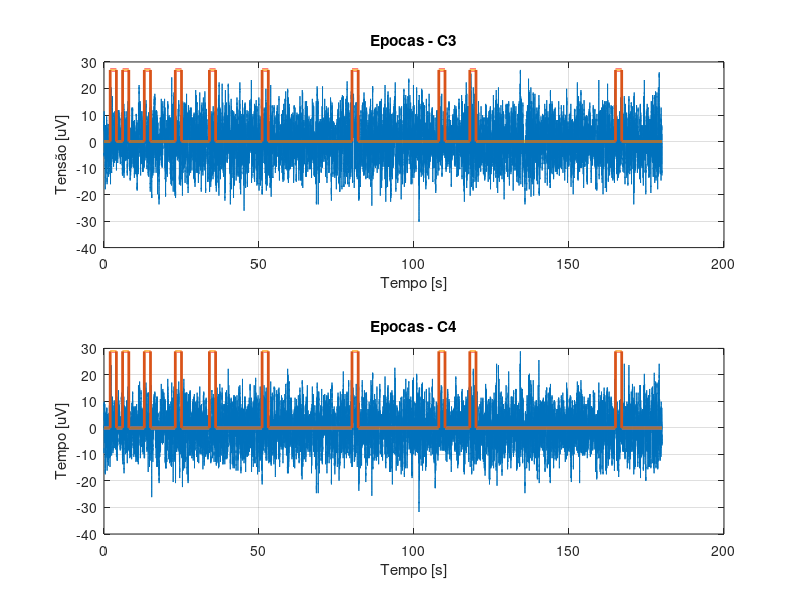

Write the MATLAB code that produced this figure. (Note: this script raises an error after producing the figure.)
% ------------------------------------------------------------------------------
% FEDERAL UNIVERSITY OF UBERLANDIA
% Faculty of Electrical Engineering
% Biomedical Engineering Lab
% ------------------------------------------------------------------------------
% Author: Italo Gustavo Sampaio Fernandes
% Contact: italogsfernandes@gmail.com
% Git: www.github.com/italogfernandes
% ---------------------d---------------------------------------------------------
% Decription:
% ------------------------------------------------------------------------------
% Info Variavéis:
% 'Variável:' 'Informacao:';
% 'canais_ordem' 'Matriz de nomes dos canais, tem correspondência direta linha a linha com "xn"';
% 'T' 'Período de amostragem (baseado na taxa de amostragem) em segundos';
% 'fa' 'Taxa de amostragem da coleta (em Hz)';
% 'xn' 'Matriz de valores para os canais -> Correspondência direta linha a linha com "canais_ordem". Valores em uV do EEG naquela amostra';
% 'N' 'Quantidade de amostras por canal';'n_canais' 'Quantidade de canais na matriz "xn"';
% 'tempo_total' 'tempo total do exame (em segudos)';
% 't' 'vetor tempo para plotagem (em segundos)'
% 
% Canais Ordem:
% 1     2       3       4       5       6       7       8       9       10
% 'F5—' 'F61'   'FFa'   'Fp—'   'F22'   'Fp1'   'F11'   'T7O'   'C31'   'Cz2'
% 11    12      13      14      15      16      17      18      19      20
% 'C42' 'T81'   'T3—'   'C31'   'Pz2'   'C42'   'T41'   'O31'   'Oz2'   'O42'
% 21
% 'Cz2'
%
% Em aula foram utilizados os eletrodos 14 e 16. (C31 e C42)

%% Adding the path to the Destro's codes and .mat files
addpath('../datasets','../codigos_destro')

%% Clearing the enviroment
clear; close all; clc;

%% Loading the data
load('EEG_Metrologia.mat');

%% Choosing 2 Electrodes
C3 = xn(9, :);
C4 = xn(11, :);

%% Cleanning
clear('canais_ordem', 'info_variaveis', 'N', 'n_canais', 'tempo_total', 'xn');

%% Optional: Plotting the data
subplot(2,1,1);
plot(t, C3);
title('Loaded Data - C3');
xlabel('Time [s]');
ylabel('Tensão [uV]');
grid on;

subplot(2,1,2);
plot(t, C4);
title('Loaded Data - C4');
xlabel('Time [s]');
ylabel('Tensão [uV]');
grid on;

%% Splitting the data
% Vetor do inicio das epocas
tE = [2, 6, 13, 23, 34, 51, 80, 108, 118, 165];
epochs = zeros(size(C3));
qntE = length(tE);
dE = 2;
C3E = zeros(qntE, dE * fa + 1);
C4E = zeros(qntE, dE * fa + 1);
for ii=1:qntE
    C3E(ii,:) = C3(1, (tE(ii)*fa):((tE(ii) + dE)*fa));
    C4E(ii,:) = C4(1, (tE(ii)*fa):((tE(ii) + dE)*fa));
    epochs((tE(ii)*fa):((tE(ii) + dE)*fa)) = ones(1,dE * fa + 1);
end
t_cada_epoca = 0:T:dE;

%% Oprtional: Plotting the data with the epochs
subplot(2,1,1);
plot(t, C3); hold on;
plot(t, epochs*max(C3), 'linewidth', 2);
title('Epocas - C3');
xlabel('Tempo [s]');
ylabel('Tensão [uV]');
grid on;

subplot(2,1,2);
plot(t, C4); hold on;
plot(t, epochs*max(C4), 'linewidth', 2);
title('Epocas - C4');
xlabel('Tempo [s]');
ylabel('Tempo [uV]');
grid on;


%% Auto Correlation Matriz

[C3Rx, C3Tx] = autocorr_matriz(C3, fa);
[C4Rx, C4Tx] = autocorr_matriz(C4, fa);
[C3ERx, C3ETx] = autocorr_matriz(C3E, fa);
[C4ERx, C4ETx] = autocorr_matriz(C4E, fa);

%% Oprtional: Plotting the epoch
figure('NumberTitle', 'off', 'Name', 'Epocas de C3');
for ii=1:qntE
    subplot(5,2,ii);
    plot(t_cada_epoca, C3E(ii, :));
    title(['Epoca: ' int2str(tE(ii)) ' s']);
    grid on;
end
figure('NumberTitle', 'off', 'Name', 'Epocas de C4');
for ii=1:qntE
    subplot(5,2,ii);
    plot(t_cada_epoca, C4E(ii, :));
    title(['Epoca: ' int2str(tE(ii)) ' s']);
    grid on;
end

%% Calculating PSD (Power Spectrum Density)
[C3XM, ~, C3f] = DFT(C3Rx, C3Tx, 1/(C3Tx(2) - C3Tx(1)));
[C4XM, ~, C4f] = DFT(C4Rx, C4Tx, 1/(C4Tx(2) - C4Tx(1)));
% Corrigindo a tensão com 10-9
% TODO: Explicar o porque desse fator de correção
C3XM = C3XM .* 10E-9;
C4XM = C4XM .* 10E-9;

%% Calculating PSD (Power Spectrum Density) "Epocas"
[C3EXM, ~, C3Ef] = DFT(C3ERx, C3ETx, 1/(C3ETx(2) - C3ETx(1)));
[C4EXM, ~, C4Ef] = DFT(C4ERx, C4ETx, 1/(C4ETx(2) - C4ETx(1)));
% Corrigindo a tensão com 10-9
% TODO: Explicar o porque desse fator de correção
C3EXM = C3EXM .* 10E-9;
C4EXM = C4EXM .* 10E-9;

%% Optional: Plotting the PSD 
fig = figure();
set(fig,'Position', [1, 1, 400, 300]);
plot(C3f, C3XM, 'linewidth', 2);
title('Espectro', 'fontsize', 16);
ylabel('|X| [W/Hz]', 'fontsize', 18);
xlabel('F [Hz]', 'fontsize', 18);
xlim([0, 100]);
%hold on;
%plot(C4f, C4XM, 'linewidth', 2);
grid on;
%legend('C3','C4');

%% Optional: Plotting the PSD 
fig = figure();
%set(fig,'Position', [1, 1, 400, 300]);
plot(C3f, C3XM, 'linewidth', 2);
title('Espectro', 'fontsize', 16);
ylabel('|X| [W/Hz]', 'fontsize', 18);
xlabel('F [Hz]', 'fontsize', 18);
xlim([0, 100]);
hold on;
plot(C4f, C4XM, 'linewidth', 2);
grid on;
legend('C3','C4');

%% Optional: Plotting the PSD (Epocas)
% TODO: falar por que ele normaliza todas as epocas
figure();
plot(C3Ef, C3EXM);
title('PSD - Power Spectrum Density of All');
ylabel('|X| [W/Hz]');
xlabel('F [Hz]');
xlim([0, 100]);
grid on;

%% Oprtional: Plotting the 'epocas'
figure('NumberTitle', 'off', 'Name', 'PSD de C3');
for ii=1:qntE
    subplot(5,2,ii);
    plot(C3Ef, C3EXM(ii, :), 'linewidth', 2);
    ylabel('|X| [W/Hz]');
    xlabel('F [Hz]');
    xlim([0, 30]);
    title(['Epoca: ' int2str(tE(ii)) ' s']);
    grid on;
    hold on; plot(C3f, C3XM, 'linewidth', 2);
    legend('Epoca', 'Total');
end
figure('NumberTitle', 'off', 'Name', 'PSD de C4');
for ii=1:qntE
    subplot(5,2,ii);
    plot(C4Ef, C4EXM(ii, :), 'linewidth', 2);
    ylabel('|X| [W/Hz]');
    xlabel('F [Hz]');
    xlim([0, 30]);
    title(['Epoca: ' int2str(tE(ii)) ' s']);
    grid on;
    hold on; plot(C4f, C4XM, 'linewidth', 2);
    legend('Epoca', 'Total');
end

%% Power total
C3PWR = trapz(C3XM(C3f < 100), C3f(C3f < 100));
C4PWR = trapz(C4XM(C4f < 100), C4f(C4f < 100));

C3EPWR = zeros(qntE, 1);
C4EPWR = zeros(qntE, 1);
for ii=1:qntE
    C3EPWR(ii) = trapz(C3EXM(ii, C3Ef < 100), C3Ef(C3Ef < 100));
    C4EPWR(ii) = trapz(C4EXM(ii, C4Ef < 100), C4Ef(C4Ef < 100));
end

disp('************************');
disp('Usando função TRAPZ');
disp('************************');
disp(['Potência de C3: ' num2str(C3PWR)]);
disp(['Potência de C4: ' num2str(C4PWR)]);
disp('************************');
disp('Potências de cada epoca de C3: ');
C3EPWR'
disp('Potências de cada epoca de C4: ');
C4EPWR'

%% Power total usando equações do destro
C3PWR = integral(C3XM(C3f < 100), C3f(C3f < 100));
C4PWR = integral(C4XM(C4f < 100), C4f(C4f < 100));

C3EPWR = zeros(qntE, 1);
C4EPWR = zeros(qntE, 1);
for ii=1:qntE
    C3EPWR(ii) = integral(C3EXM(ii, C3Ef < 100), C3Ef(C3Ef < 100));
    C4EPWR(ii) = integral(C4EXM(ii, C4Ef < 100), C4Ef(C4Ef < 100));
end

disp('************************');
disp('Usando funções do Destro');
disp('************************');
disp(['Potência de C3: ' num2str(C3PWR)]);
disp(['Potência de C4: ' num2str(C4PWR)]);
disp('************************');
disp('Potências de cada epoca de C3: ');
C3EPWR'*1E6
disp('Potências de cada epoca de C4: ');
C4EPWR'*1E6

%% Erro da PSD de C3
C3XM_mean = mean(C3EXM);
C3XM_std = std(C3EXM);
C3XM_mean_upper = C3XM_mean + C3XM_std;
C3XM_mean_lower = C3XM_mean - C3XM_std;

figure();
plot(C3f, C3XM_mean, 'linewidth', 2);
hold on;
plot(C3f, C3XM, 'linewidth', 2);

plot(C3f, C3XM_mean_upper, 'k');
plot(C3f, C3XM_mean_lower, 'k');
title('Espectro de C3 Total vs C3 Media');
ylabel('|X| [W/Hz]');
xlabel('F [Hz]');
xlim([0, 30]);
grid on;
legend('C3 Media','C3 Total');
%%
find(C3XM > C3XM_mean_upper);
length(find(C3XM < C3XM_mean_lower)) / (length(C3XM)/2)

%% 
figure();

hold on;

plot(C3f, C3XM_mean_upper, 'k');
x2 = [C3f, fliplr(C3f)];
inBetween = [C3XM_mean, fliplr(C3XM_mean_upper)];
fill(x2, inBetween, [0.8 0.8 0.8]);

plot(C3f, C3XM_mean_lower, 'k');
x2 = [C3f, fliplr(C3f)];
inBetween = [C3XM_mean, fliplr(C3XM_mean_lower)];
fill(x2, inBetween, [0.8 0.8 0.8]);

h1 = plot(C3f, C3XM_mean, 'b', 'linewidth', 2);%, 'legend', 'C3 Media');
h2 = plot(C3f, C3XM, 'r', 'linewidth', 2);%, 'legend', 'C3 Total');

title('Espectro de C3 Total vs C3 Media');
ylabel('|X| [W/Hz]');
xlabel('F [Hz]');
xlim([0, 30]);
grid on;
legend([h1 h2],{'C3 Media','C3 Total'});
%legend('','','','','C3 Media','C3 Total');
%% Erro da PSD de C4
C4XM_mean = mean(C4EXM);
C4XM_std = std(C4EXM);
C4XM_mean_upper = C4XM_mean + C4XM_std;
C4XM_mean_lower = C4XM_mean - C4XM_std;

figure();
plot(C4f, C4XM_mean, 'linewidth', 2);
hold on;
plot(C4f, C4XM, 'linewidth', 2);

plot(C4f, C4XM_mean_upper, 'k');
plot(C4f, C4XM_mean_lower, 'k');
title('Espectro de C4 Total vs C4 Media');
ylabel('|X| [W/Hz]');
xlabel('F [Hz]');
xlim([0, 30]);
grid on;
legend('C4 Media','C4 Total');

%% 
figure();

hold on;

plot(C4f, C4XM_mean_upper, 'k');
x2 = [C4f, fliplr(C4f)];
inBetween = [C4XM_mean, fliplr(C4XM_mean_upper)];
fill(x2, inBetween, [0.8 0.8 0.8]);

plot(C4f, C4XM_mean_lower, 'k');
x2 = [C4f, fliplr(C4f)];
inBetween = [C4XM_mean, fliplr(C4XM_mean_lower)];
fill(x2, inBetween, [0.8 0.8 0.8]);

h1 = plot(C4f, C4XM_mean, 'b', 'linewidth', 2);%, 'legend', 'C4 Media');
h2 = plot(C4f, C4XM, 'r', 'linewidth', 2);%, 'legend', 'C4 Total');

title('Espectro de C4 Total vs C4 Media');
ylabel('|X| [W/Hz]');
xlabel('F [Hz]');
xlim([0, 30]);
grid on;
legend([h1 h2],{'C4 Media','C4 Total'});
%legend('','','','','C4 Media','C4 Total');
%%
find(C4XM > C4XM_mean_upper);
length(find(C4XM < C4XM_mean_lower)) / (length(C4XM)/2)

%% Descobrindo o DeltaV do conversor ad

%% potencias
figure()
bar(C3EPWR*1E6)
hold on
plot(C3PWR*1E6*ones(1,10), '-.', 'linewidth', 4)
title("Potências das Épocas de C3")
grid on;
ylabel('Potência [uW]')
xlabel('Época')

figure()
bar(C4EPWR*1E6)
hold on
plot(C4PWR*1E6*ones(1,10), '-.', 'linewidth', 4)
title("Potências das Épocas de C4")
grid on;
ylabel('Potência [uW]')
ylim([0, 300])
xlabel('Época')